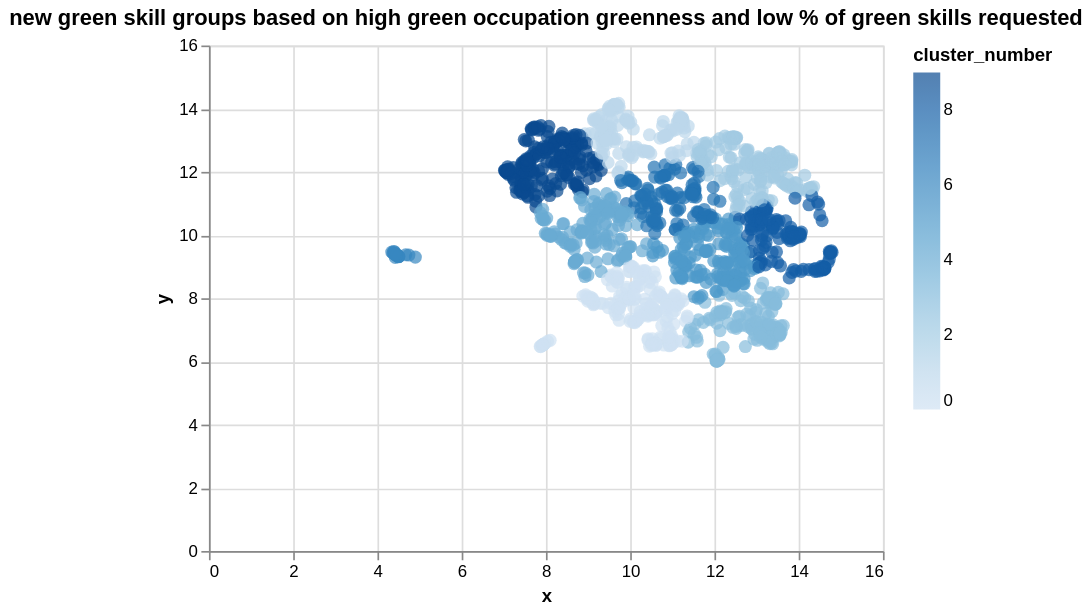

Specify this chart in Vega-Lite:
### Vega-Lite specification from a JSON file in a GitHub repository (floating-point values rounded to 4 significant figures; data arrays with more than 128 entries replaced by an {"elided": "..."} marker saying what was removed)
{"config": {"view": {"continuousWidth": 400, "continuousHeight": 300}}, "data": {"values": {"elided": "1494 records"}}, "mark": {"type": "circle", "size": 60}, "encoding": {"color": {"field": "cluster_number", "type": "quantitative"}, "tooltip": [{"field": "skill", "type": "nominal"}, {"field": "cluster_number", "type": "quantitative"}], "x": {"field": "x", "type": "quantitative"}, "y": {"field": "y", "type": "quantitative"}}, "title": "new green skill groups based on high green occupation greenness and low % of green skills requested", "$schema": "https://vega.github.io/schema/vega-lite/v5.json"}
